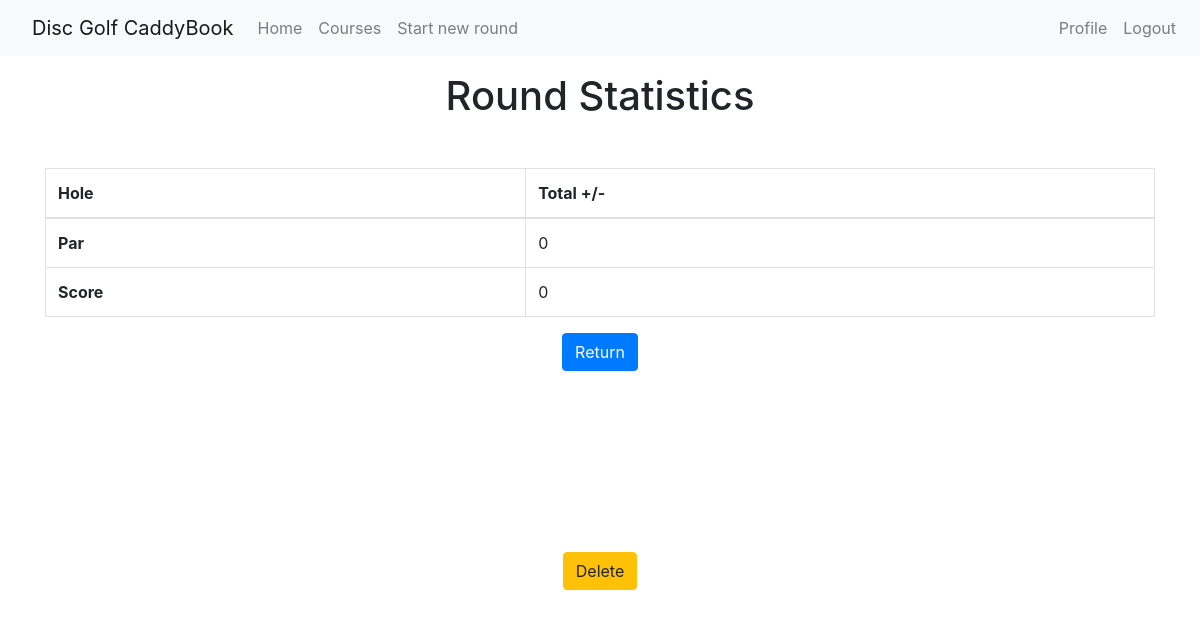
Page /roundview/1 (signed in) on the earlier database version.
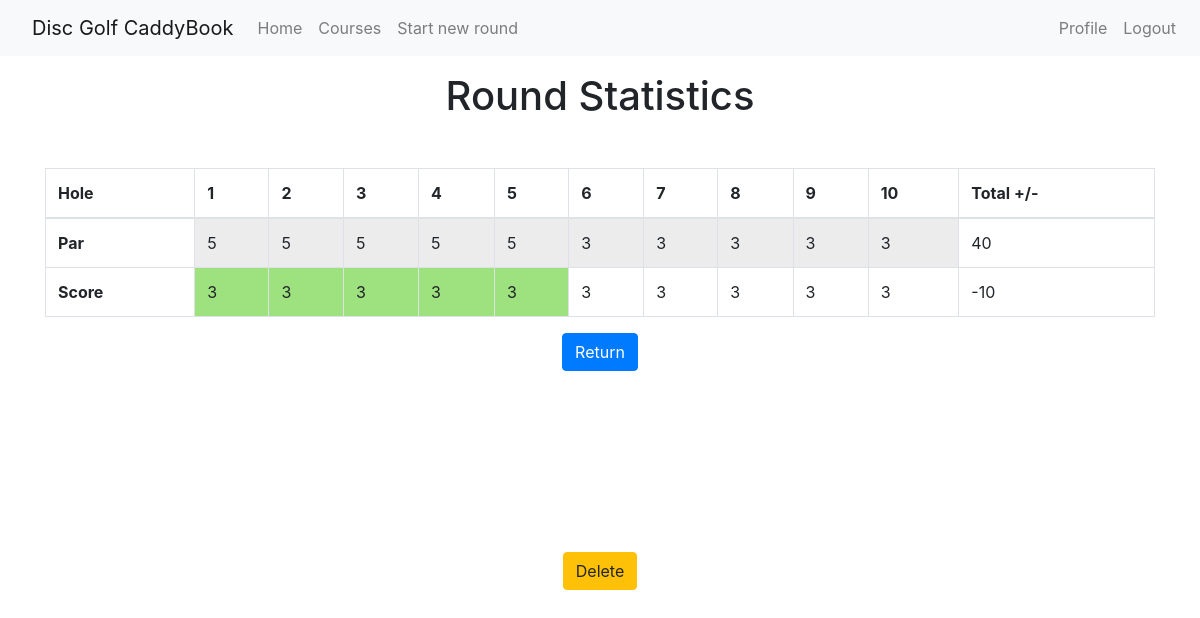
Same page on the later database version.
### app/models.py (models this page shows, shortened)
class Roundscore(db.Model):
    __tablename__ = 'round_hole'
    __table_args__ = (
        db.UniqueConstraint('hole', 'round_id'),
    )
    id = db.Column(db.Integer, primary_key=True)
    hole = db.Column(db.Integer)
    score = db.Column(db.Integer)
    ob = db.Column(db.Boolean)
    round_id = db.Column(db.Integer, db.ForeignKey('round.id'))
    def get_par(self, courseid):
        hole = Hole.query.filter_by(holecourse_id=courseid, holenum=self.hole).first_or_404()
        return hole.holepar

class Hole(db.Model):
    __tablename__ = 'course_hole'
    __table_args__ = (
        db.UniqueConstraint('holenum', 'holecourse_id'),
    )
    id = db.Column(db.Integer, primary_key=True)
    holenum = db.Column(db.Integer, index=True)
    holepar = db.Column(db.Integer)
    holelength = db.Column(db.Integer)
    holecourse_id = db.Column(db.Integer, db.ForeignKey('course.id'))

### app/routes.py (the view)
@app.route('/roundview/<roundid>')
@login_required
def roundview(roundid):
    round = Round.query.filter_by(id=roundid).first_or_404()
    scores = round.get_scores()
    course = Course.query.filter_by(id=round.roundcourse_id).first_or_404()
    return render_template('roundview.html', title='Roundview', scores=scores, course=course, round = round)

### app/models.py (called while the page is built)
@login.user_loader
def load_user(id):
    return User.query.get(int(id))

    def get_coursepar(self):
        holes = Hole.query.filter_by(holecourse_id=self.id)
        par = 0
        for hole in holes:
            par = par + hole.holepar
        return par

    def get_scores(self):
        scores = Roundscore.query.filter_by(round_id=self.id)
        return scores

    def get_totalscorepar(self):
        scores = Roundscore.query.filter_by(round_id=self.id)
        totalscore = 0
        for score in scores:
            totalscore = totalscore + score.score
        course = Course.query.filter_by(id=self.roundcourse_id).first_or_404()
        par = course.get_coursepar()
        return totalscore - par

### app/templates/roundview.html
{% extends "base.html" %}
{% block content %}
<div class="container my-3">
    <h1 class="text-center">Round Statistics</h1>
</div>
<div class="container my-5 h-100">
    <table class="table table-inverse table-bordered">
        <thead>
            <tr>
                <th scope="col">Hole</th>
                {% for score in scores %}
                <th scope="col">{{score.hole}}</th>
                {% endfor%}
                <th scope="col">Total +/-</th>
            </tr>
        </thead>
        <tbody>
            <tr>
                <th scope="col">Par</th>
                {% for score in scores %}
                <td class="table-active" scope="col">{{score.get_par(course.id)}}</td>
                {% endfor%}
                <td scope="col">{{course.get_coursepar()}}</td>
            </tr>
            <tr>
                <th scope="col">Score</th>
                {% for score in scores %}
                    {% if  score.score == 1 %}
                        {% if score.ob %}
                            <td style="background: #ffff90; border-color: #ff0000; border-width: 4px;" scope="col">{{ score.score }}</td>
                        {% else %}
                            <td style="background: #ffff90" scope="col">{{ score.score }}</td>
                        {% endif %}
                    {% elif score.score - score.get_par(course.id) == -1 %}
                        {% if score.ob %}
                            <td style="background-color: rgba(62,195,0,.25); border-color: #ff0000; border-width: 4px;" scope="col">{{ score.score }}</td>
                        {% else %}
                            <td style="background-color: rgba(62,195,0,.25)" scope="col">{{ score.score }}</td>
                        {% endif %}
                    {% elif score.score - score.get_par(course.id) == -2 %}
                        {% if score.ob %}
                            <td style="background-color: rgba(62,195,0,.50); border-width: 4px;" scope="col">{{ score.score }}</td>
                        {% else %}
                            <td style="background-color: rgba(62,195,0,.50)" scope="col">{{ score.score }}</td>
                        {% endif %}
                    {% elif score.score - score.get_par(course.id) < -2 %}
                        {% if score.ob %}
                            <td style="background-color: rgba(62,195,0,.75); border-color: #ff0000; border-width: 4px;" scope="col">{{ score.score }}</td>
                        {% else %}
                            <td style="background-color: rgba(62,195,0,.75)" scope="col">{{ score.score }}</td>
                        {% endif %}
                    {% elif score.score - score.get_par(course.id) == 1 %}
                        {% if score.ob %}
                            <td style="background-color: rgba(244,43,3,.25); border-color: #ff0000; border-width: 4px;" scope="col">{{ score.score }}</td>
                        {% else %}
                            <td style="background-color: rgba(244,43,3,.25)" scope="col">{{ score.score }}</td>
                        {% endif %}
                    {% elif score.score - score.get_par(course.id) == 2 %}
                        {% if score.ob %}
                            <td style="background-color: rgba(244,43,3,.50); border-color: #ff0000; border-width: 4px;" scope="col">{{ score.score }}</td>
                        {% else %}
                            <td style="background-color: rgba(244,43,3,.50)" scope="col">{{ score.score }}</td>
                        {% endif %}
                    {% elif score.score - score.get_par(course.id) > 2 %}
                        {% if score.ob %}
                            <td style="background-color: rgba(244,43,3,.75); border-color: #ff0000; border-width: 4px;" scope="col">{{ score.score }}</td>
                        {% else %}
                            <td style="background-color: rgba(244,43,3,.75)" scope="col">{{ score.score }}</td>
                        {% endif %}
                    {% else %}
                        {% if score.ob %}
                            <td style="border-color: #ff0000; border-width: 4px;" scope="col">{{ score.score }}</td>
                        {% else %}
                            <td scope="col">{{ score.score }}</td>
                        {% endif %}
                    {% endif %}
                {% endfor%}
                <td scope="col">{{round.get_totalscorepar()}}</td>
            </tr>
        </tbody>
    </table>
    <div class="d-flex justify-content-center">
        <a class="btn btn-primary" href="{{ url_for('index') }}" role="button">Return</a>
    </div>
    <div class="d-flex justify-content-center h-50">
        <a class="btn btn-warning my-auto" href="{{ url_for('delete', roundid = round.id) }}" role="button">Delete</a>
    </div>
</div>
{% endblock %}

### app/templates/base.html (shortened to what this page needs)
<!DOCTYPE html>
<html lang="en">
<head>
    {% block styles %}
        {{ bootstrap.load_css() }}
    {% endblock %}
</head>
<body>
    <nav class="navbar navbar-expand-lg navbar-light bg-light">
        <div class="collapse navbar-collapse" id="navbarSupportedContent">
            <ul class="navbar-nav mr-auto">
                <li class="nav-item active">
                    <a class="navbar-brand" href="{{ url_for('index') }}">Disc Golf CaddyBook</a>
                </li>
                {% if current_user.is_anonymous %}
                {% else %}
                    <li class="nav-item">
                        <a class="nav-link" href="{{ url_for('index') }}">Home</a>
                    </li>
                    <li class="nav-item">
                        <a class="nav-link" href="{{ url_for('courses') }}">Courses</a>
                    </li>
                    <li class="nav-item">
                        <a class="nav-link" href="{{ url_for('createround') }}">Start new round</a>
                    </li>
                {% endif %}
            </ul>
            <ul class="navbar-nav ml-auto">
                {% if current_user.is_anonymous %}
                {% else %}
                    <li class="nav-item">
                        <a class="nav-link" href="{{ url_for('user', username=current_user.username) }}">Profile</a>
                    </li>
                    <li class="nav-item">
                        <a class="nav-link" href="{{ url_for('logout') }}">Logout</a>
                    </li>
                {% endif %}
            </ul>
        </div>
    </nav>
    <div class="container-fluid h-100">
        {% block content %}{% endblock %}
    </div>
</body>
</html>

### app/templates/base.html (style rules this page uses)
html, body { height: 100%; }

Differences in the rows shown:
added Roundscore: hole "1", get_par "5", score "3", get_totalscorepar "-10"
added Roundscore: hole "2", get_par "5", score "3"
added Roundscore: hole "3", get_par "5", score "3"
added Roundscore: hole "4", get_par "5", score "3"
added Roundscore: hole "5", get_par "5", score "3"
added Roundscore: hole "6", get_par "3", score "3"
added Roundscore: hole "7", get_par "3", score "3"
added Roundscore: hole "8", get_par "3", score "3"
added Roundscore: hole "9", get_par "3", score "3"
added Roundscore: hole "10", get_par "3", score "3"
added Hole: get_coursepar "40"
Other differences:
{{ course.get_coursepar() }}: "0" → (not shown)
{{ round.get_totalscorepar() }}: "0" → (not shown)
